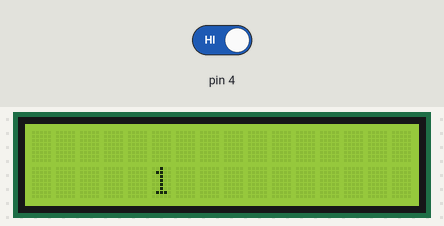
Simulated run of this sketch. Board: Arduino Uno, built with avr-gcc and run on an emulated ATmega328P. Shown: 16×2 character LCD. The test bench sets the inputs (shaded band); at power-on: pin 4 HIGH. What the sketch prints to the serial monitor is not drawn.

Above: at 1.6 s.
1.7 s: pin 4 driven LOW
At 2.5 s:
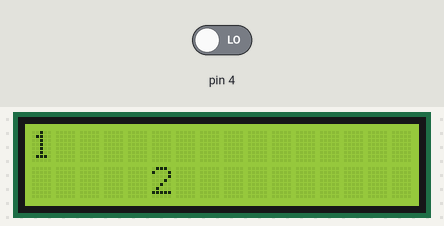
3.5 s: pin 4 driven HIGH
At 4.8 s:
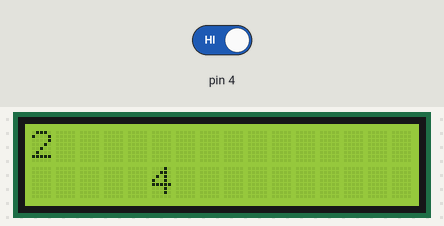
5.5 s: pin 4 driven LOW
At 6.8 s:
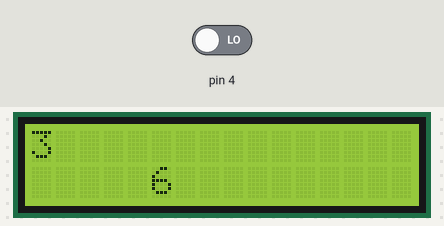
Timing chart, 0 to 7.9 s (numbered marks = the images above; inputs shaded):
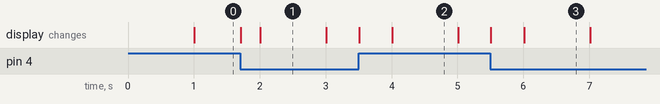

The sketch:

4_LCD_I2C_Variable.ino
```cpp
/*
  Free open Arduino Course

  Github:
  https://github.com/ZGZMakerSpace/ArduinoCourse
  Documentation:
  https://zaragozamakerspace.com/index.php/courses/curso-basico-arduino/

  by Zaragoza Maker Space
*/
#include <Wire.h>
#include <LiquidCrystal_I2C.h>

LiquidCrystal_I2C lcd(0x3f,16,2);

unsigned long auxtimer;
int flag = true;
int timecounter = 0;
int btncounter = 0;

void setup()
{
  Serial.begin(9600);
  lcd.init();
  lcd.backlight();
  pinMode(4,INPUT);
}

void loop()
{
  Serial.println( digitalRead(4) );
  if(digitalRead(4) != flag){
    flag = digitalRead(4);
    btncounter++;
    Serial.println(btncounter);
    lcd.clear();
    lcd.setCursor(0,0);
    lcd.print( btncounter );
  }

  if( millis() - auxtimer > 1000){
    auxtimer = millis();
    timecounter++;
    lcd.setCursor(5,1);
    lcd.print( timecounter );
  };
}
```

Measured:
- what the display in image 1 shows lasts 1.0 s, from 2.0 s to 3.0 s
